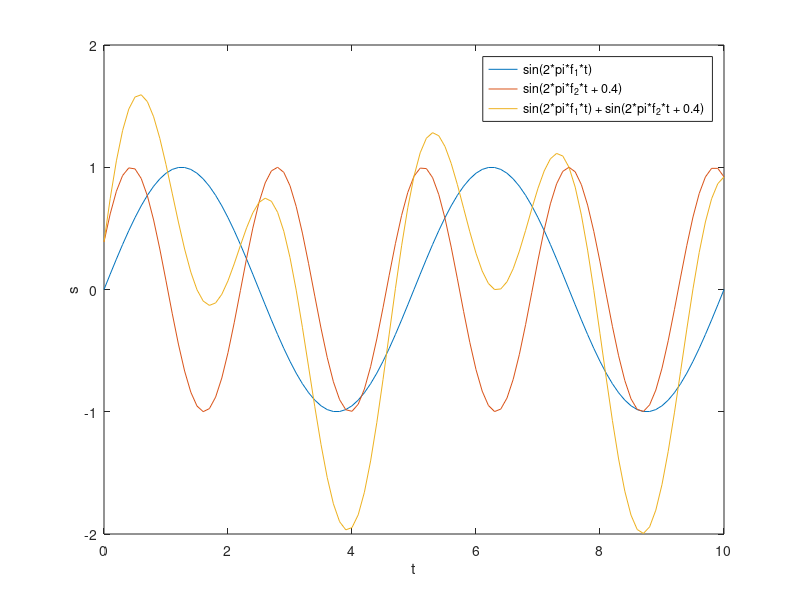

The MATLAB script that drew this image:
clear all
t = 0:0.1:10;
f_1=0.2;
f_2=0.425;

s_1 = sin(2*pi*f_1*t);

plot(t,s_1);

hold on

s_2 = sin(2*pi*f_2*t + 0.4);

plot(t,s_2);

hold on

s_3 = sin(2*pi*f_1*t) + sin(2*pi*f_2*t + 0.4);

plot(t,s_3);
xlabel('t');
ylabel('s');
legend('sin(2*pi*f_1*t)','sin(2*pi*f_2*t + 0.4)',...
    'sin(2*pi*f_1*t) + sin(2*pi*f_2*t + 0.4)');

hold off
